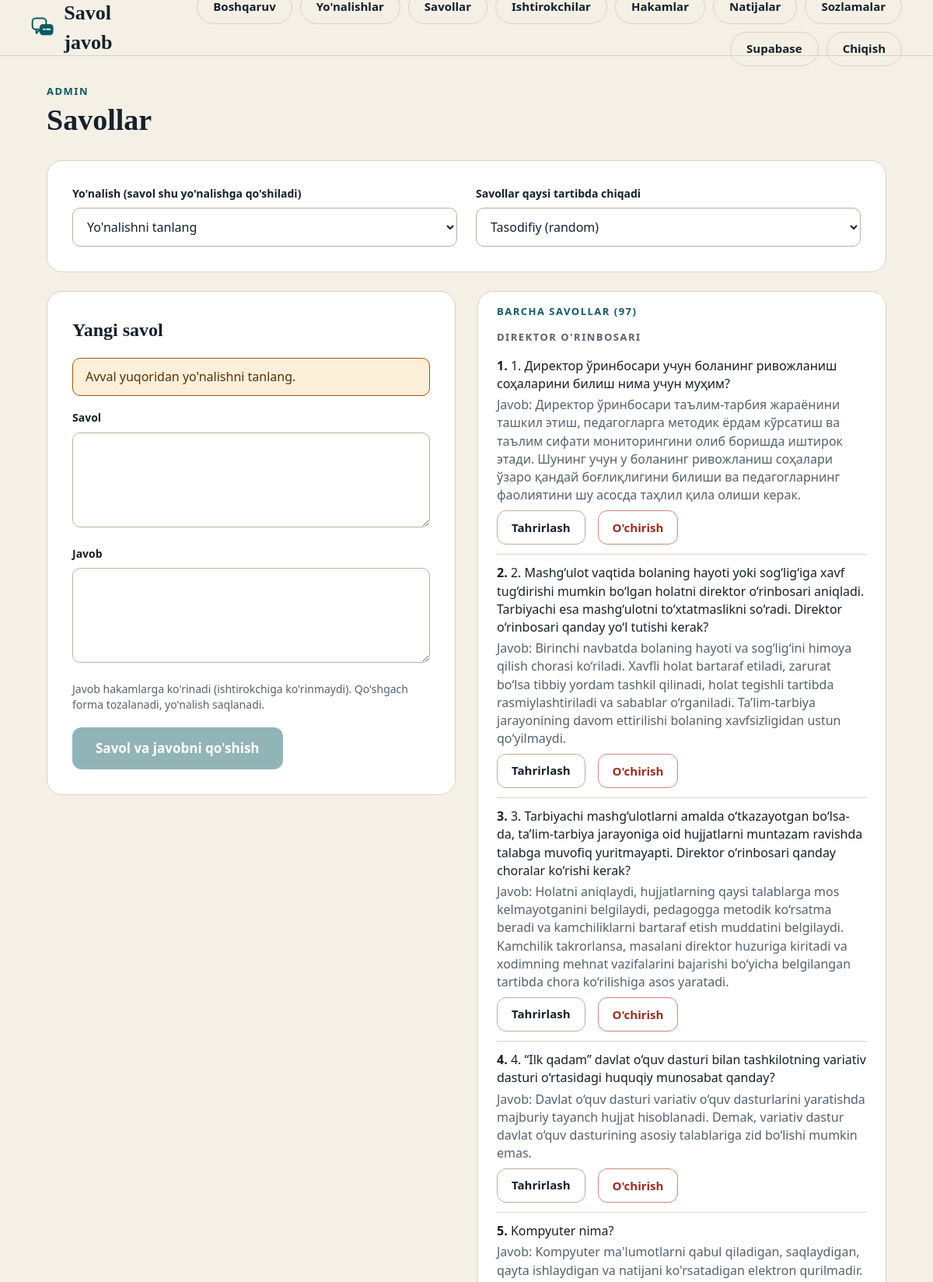
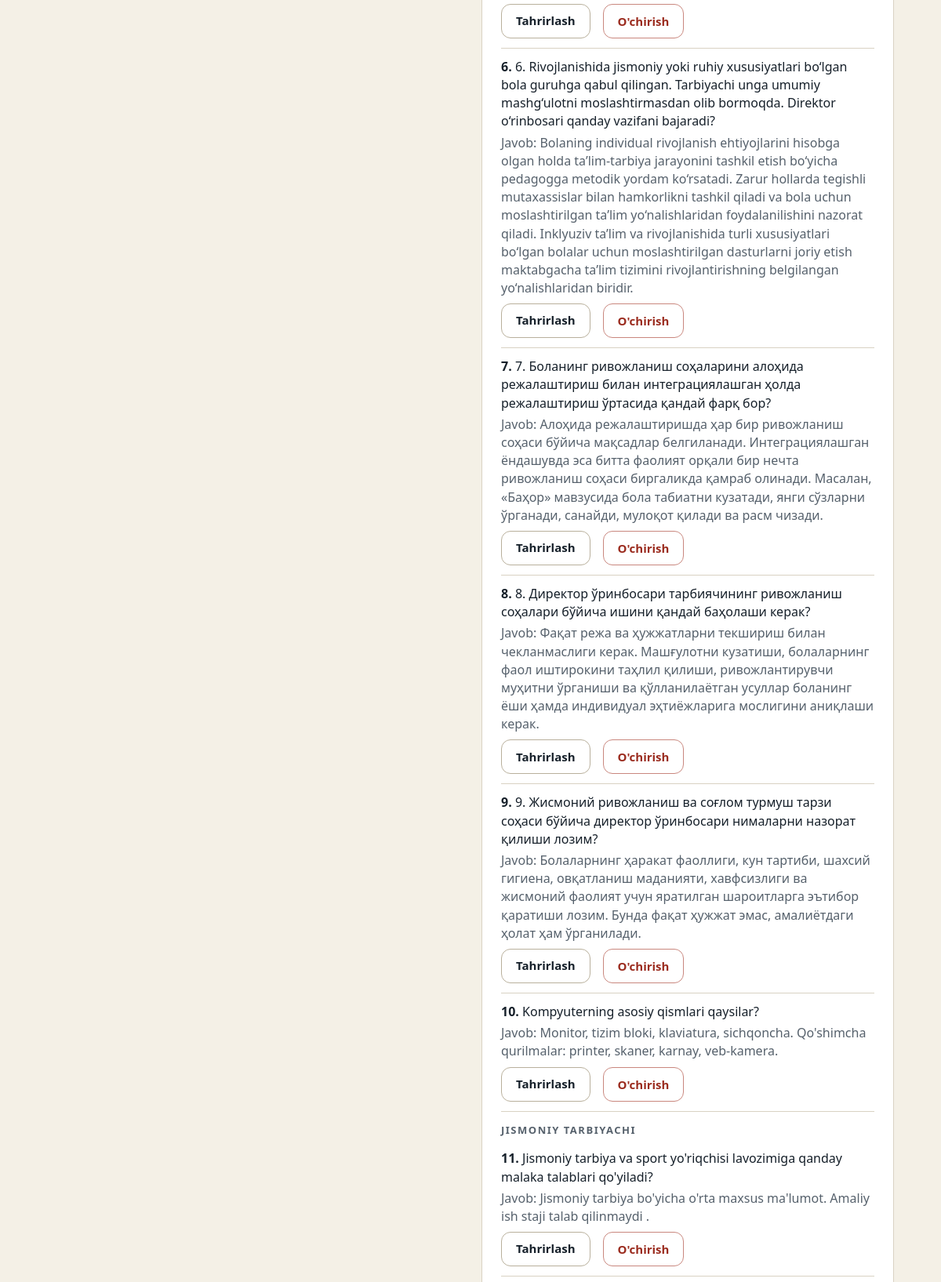
Page /admin/savollar (signed in, upper part) on the committed database (2 pictures, top to bottom).
### tables this page shows
CREATE TABLE questions(
  id INTEGER PRIMARY KEY, direction_id INTEGER, text TEXT NOT NULL, answer TEXT DEFAULT '');

CREATE TABLE directions(
  id INTEGER PRIMARY KEY, name TEXT NOT NULL UNIQUE);

### app.py (the view, shortened to what this page needs)
@app.route("/admin/savollar", methods=["GET", "POST"])
def admin_questions():
    admin_only()
    dirs = q("SELECT * FROM directions ORDER BY name")
    flt = request.args.get("d", type=int)
    edit = request.args.get("edit", type=int)
    eq = q("SELECT * FROM questions WHERE id=?", (edit,), one=True) if edit else None
    if eq:
        flt = eq["direction_id"]
    sql = """SELECT qu.id, qu.text, qu.answer, qu.direction_id, d.name AS dname FROM questions qu
             LEFT JOIN directions d ON d.id=qu.direction_id"""
    items = q(sql + (" WHERE qu.direction_id=? ORDER BY qu.id" if flt else " ORDER BY d.name, qu.id"),
              (flt,) if flt else ())
    return render_template("admin_questions.html", dirs=dirs, items=items, flt=flt, eq=eq,
                           order=get_setting("q_order"), nq=get_setting("n_questions"))

### app.py (called while the page is built)
@app.context_processor
def _inject_use_pg():
    return {"use_pg": USE_PG}

def db():
    if "db" not in g:
        if USE_PG:
            g.db = PG_POOL.getconn()
        else:
            g.db = sqlite3.connect(DB_PATH, timeout=10)
            g.db.row_factory = sqlite3.Row
    return g.db

def q(sql, args=(), one=False):
    conn = db()
    if USE_PG:
        cur = conn.cursor(cursor_factory=psycopg2.extras.RealDictCursor)
        cur.execute(_adapt(sql), args)
        rows = cur.fetchall()
        cur.close()
    else:
        rows = conn.execute(sql, args).fetchall()
    return (rows[0] if rows else None) if one else rows

def get_setting(key):
    r = q("SELECT value FROM settings WHERE key=?", (key,), one=True)
    return r["value"] if r else DEFAULTS.get(key)

def admin_only():
    if not session.get("admin"):
        abort(redirect(url_for("admin_login")))

### templates/admin_questions.html (shortened to what this page needs)
{% extends "base.html" %}
{% block nav %}{% include "_admin_nav.html" %}{% endblock %}
{% block body %}
<div class="stack" style="gap:24px">
  <div><div class="eyebrow">Admin</div><h1 style="font-size:38px">Savollar</h1></div>
  {% if not dirs %}
  <div class="card"><p style="margin:0">Avval yo'nalish qo'shing (masalan, Dasturlash yoki Matematika). <a class="btn sm" href="{{ url_for('admin_directions') }}" style="margin-left:12px">Yo'nalishlar menyusi</a></p></div>
  {% else %}
  <div class="card row" style="gap:24px;align-items:flex-end;flex-wrap:wrap">
    <form method="get" style="flex:1;min-width:240px">
      <label for="dsel">Yo'nalish (savol shu yo'nalishga qo'shiladi)</label>
      <select id="dsel" name="d" onchange="this.form.submit()"><option value="">Yo'nalishni tanlang</option>{% for d in dirs %}<option value="{{ d.id }}" {% if flt == d.id %}selected{% endif %}>{{ d.name }}</option>{% endfor %}</select>
    </form>
    <form method="post" action="{{ url_for('admin_questions_order') }}" style="flex:1;min-width:240px">
      <label for="order">Savollar qaysi tartibda chiqadi</label>
      <select id="order" name="order" onchange="this.form.submit()"><option value="random" {% if order != 'sequential' %}selected{% endif %}>Tasodifiy (random)</option></select>
    </form>
  </div>
  <div class="grid2" style="align-items:start">
    <form method="post" class="card stack">
      <h2 style="font-size:24px">{% if eq %}Savolni tahrirlash{% else %}Yangi savol{% endif %}</h2>
      {% if not flt %}<div class="flash" style="margin:0">Avval yuqoridan yo'nalishni tanlang.</div>{% endif %}
      <div><label for="question">Savol</label><textarea id="question" name="question" rows="4" required {% if not flt %}disabled{% endif %}>{{ eq.text if eq else '' }}</textarea></div>
      <div><label for="answer">Javob</label><textarea id="answer" name="answer" rows="4" {% if not flt %}disabled{% endif %}>{{ eq.answer if eq else '' }}</textarea></div>
      <div class="muted" style="font-size:14px">Javob hakamlarga ko'rinadi (ishtirokchiga ko'rinmaydi). Qo'shgach forma tozalanadi, yo'nalish saqlanadi.</div>
      <div class="row"><button class="btn" type="submit" {% if not flt %}disabled{% endif %}>{% if eq %}Saqlash{% else %}Savol va javobni qo'shish{% endif %}</button>
        {% if eq %}<a class="btn ghost" href="{{ url_for('admin_questions', d=flt) }}">Bekor qilish</a>{% endif %}</div>
    </form>
    <div class="card" style="padding:16px 24px">
      <div class="eyebrow" style="margin-bottom:6px">{% if flt %}Shu yo'nalishdagi savollar ({{ items|length }}){% else %}Barcha savollar ({{ items|length }}){% endif %}</div>
      {% set ns = namespace(last=None) %}
      {% for it in items %}
      {% if not flt and it.dname != ns.last %}{% set ns.last = it.dname %}<div class="eyebrow" style="margin:14px 0 4px;color:var(--mut)">{{ it.dname or 'Yo\'nalishsiz' }}</div>{% endif %}
      <div style="padding:12px 0;border-bottom:1px solid var(--line)">
        <div><b>{{ loop.index }}.</b> {{ it.text }}</div>
        <div class="muted" style="margin:4px 0 8px">Javob: {{ it.answer if it.answer else '—' }}</div>
        <div class="row">
          <a class="btn ghost sm" href="{{ url_for('admin_questions', edit=it.id) }}">Tahrirlash</a>
          <form method="post" action="{{ url_for('admin_question_delete', qid=it.id) }}" onsubmit="return confirm('Savol o\'chirilsinmi?')"><button class="btn danger sm" type="submit">O'chirish</button></form>
        </div>
      </div>
      {% else %}<p class="muted">Bu yerda savol yo'q.</p>{% endfor %}
    </div>
  </div>
  {% endif %}
</div>
{% endblock %}

### static/style.css (style rules this page uses)
:root { --ink:#16202A;--mut:#56616C;--acc:#0E5A62;--tint:#DCEBEA;--line:#D9D2C3;--bg:#F4F0E6;--amb:#A65305;--bd:#B9B09C }
* { box-sizing:border-box }
body { margin:0;background:var(--bg);color:var(--ink);font-family:system-ui,-apple-system,"Segoe UI",sans-serif;font-size:16px;line-height:1.45 }
h1,h2,h3,.disp { font-family:Georgia,"Times New Roman",serif;font-weight:600;margin:0 }
a { color:var(--acc) }
.card { background:#fff;border:1px solid var(--line);border-radius:20px;padding:32px }
.grid2 { display:grid;grid-template-columns:1fr 1fr;gap:28px }
.row { display:flex;gap:16px;align-items:center }
.stack { display:flex;flex-direction:column;gap:18px }
label { display:block;font-size:14px;font-weight:600;margin-bottom:8px }
input,select,textarea { width:100%;height:50px;border:1px solid var(--bd);border-radius:10px;padding:0 14px;font-size:16px;font-family:inherit;color:var(--ink);background:#fff }
textarea { height:auto;padding:12px 14px;line-height:1.5 }
.btn { display:inline-flex;align-items:center;justify-content:center;gap:10px;height:54px;padding:0 30px;border-radius:12px;background:var(--acc);color:#fff;border:none;font-size:17px;font-weight:600;cursor:pointer;text-decoration:none;font-family:inherit }
.btn.ghost { background:transparent;color:var(--ink);border:1px solid var(--bd) }
.btn.danger { background:transparent;color:#9B2C1F;border:1px solid #C9877E }
.btn:disabled { opacity:.45;cursor:not-allowed }
.btn.sm { height:44px;padding:0 18px;font-size:15px }
.eyebrow { font-size:13px;font-weight:600;letter-spacing:1.5px;text-transform:uppercase;color:var(--acc) }
.muted { color:var(--mut) }
.flash { background:#FBEFD9;border:1px solid var(--amb);color:#5B3003;padding:12px 16px;border-radius:10px;margin-bottom:18px;font-weight:500 }

### rows in the picture
questions: name "DIREKTOR O'RINBOSARI", text "1. Директор ўринбосари учун боланинг ривожланиш соҳаларини билиш нима учун муҳим?", answer "Директор ўринбосари таълим-тарбия жараёнини ташкил этиш, педагогларга методик ёрдам кўрсатиш ва таълим сифати мониторингини олиб боришда иштирок этади. Шунинг учун у боланинг ривожланиш соҳалари ўзаро қандай боғлиқлигини билиши ва педагогларнинг фаолиятини шу асосда таҳлил қила олиши керак."
questions: text "2. Mashg‘ulot vaqtida bolaning hayoti yoki sog‘lig‘iga xavf tug‘dirishi mumkin bo‘lgan holatni direktor o‘rinbosari aniqladi. Tarbiyachi esa mashg‘ulotni to‘xtatmaslikni so‘radi. Direktor o‘rinbosari qanday yo‘l tutishi kerak?", answer "Birinchi navbatda bolaning hayoti va sog‘lig‘ini himoya qilish chorasi ko‘riladi. Xavfli holat bartaraf etiladi, zarurat bo‘lsa tibbiy yordam tashkil qilinadi, holat tegishli tartibda rasmiylashtiriladi va sabablar o‘rganiladi. Ta’lim-tarbiya jarayonining davom ettirilishi bolaning xavfsizligidan ustun qo‘yilmaydi."
questions: text "3. Tarbiyachi mashg‘ulotlarni amalda o‘tkazayotgan bo‘lsa-da, ta’lim-tarbiya jarayoniga oid hujjatlarni muntazam ravishda talabga muvofiq yuritmayapti. Direktor o‘rinbosari qanday choralar ko‘rishi kerak?", answer "Holatni aniqlaydi, hujjatlarning qaysi talablarga mos kelmayotganini belgilaydi, pedagogga metodik ko‘rsatma beradi va kamchiliklarni bartaraf etish muddatini belgilaydi. Kamchilik takrorlansa, masalani direktor huzuriga kiritadi va xodimning mehnat vazifalarini bajarishi bo‘yicha belgilangan tartibda chora ko‘rilishiga asos yaratadi."
questions: text "4. “Ilk qadam” davlat o‘quv dasturi bilan tashkilotning variativ dasturi o‘rtasidagi huquqiy munosabat qanday?", answer "Davlat o‘quv dasturi variativ o‘quv dasturlarini yaratishda majburiy tayanch hujjat hisoblanadi. Demak, variativ dastur davlat o‘quv dasturining asosiy talablariga zid bo‘lishi mumkin emas."
questions: text "Kompyuter nima?", answer "Kompyuter ma'lumotlarni qabul qiladigan, saqlaydigan, qayta ishlaydigan va natijani ko'rsatadigan elektron qurilmadir."
questions: text "6. Rivojlanishida jismoniy yoki ruhiy xususiyatlari bo‘lgan bola guruhga qabul qilingan. Tarbiyachi unga umumiy mashg‘ulotni moslashtirmasdan olib bormoqda. Direktor o‘rinbosari qanday vazifani bajaradi?", answer "Bolaning individual rivojlanish ehtiyojlarini hisobga olgan holda ta’lim-tarbiya jarayonini tashkil etish bo‘yicha pedagogga metodik yordam ko‘rsatadi. Zarur hollarda tegishli mutaxassislar bilan hamkorlikni tashkil qiladi va bola uchun moslashtirilgan ta’lim yo‘nalishlaridan foydalanilishini nazorat qiladi. Inklyuziv ta’lim va rivojlanishida turli xususiyatlari bo‘lgan bolalar uchun moslashtirilgan dasturlarni joriy etish maktabgacha ta’lim tizimini rivojlantirishning belgilangan yo‘nalishlaridan biridir."
questions: text "7. Боланинг ривожланиш соҳаларини алоҳида режалаштириш билан интеграциялашган ҳолда режалаштириш ўртасида қандай фарқ бор?", answer "Алоҳида режалаштиришда ҳар бир ривожланиш соҳаси бўйича мақсадлар белгиланади. Интеграциялашган ёндашувда эса битта фаолият орқали бир нечта ривожланиш соҳаси биргаликда қамраб олинади. Масалан, «Баҳор» мавзусида бола табиатни кузатади, янги сўзларни ўрганади, санайди, мулоқот қилади ва расм чизади."
questions: text "8. Директор ўринбосари тарбиячининг ривожланиш соҳалари бўйича ишини қандай баҳолаши керак?", answer "Фақат режа ва ҳужжатларни текшириш билан чекланмаслиги керак. Машғулотни кузатиши, болаларнинг фаол иштирокини таҳлил қилиши, ривожлантирувчи муҳитни ўрганиши ва қўлланилаётган усуллар боланинг ёши ҳамда индивидуал эҳтиёжларига мослигини аниқлаши керак."
questions: text "9. Жисмоний ривожланиш ва соғлом турмуш тарзи соҳаси бўйича директор ўринбосари нималарни назорат қилиши лозим?", answer "Болаларнинг ҳаракат фаоллиги, кун тартиби, шахсий гигиена, овқатланиш маданияти, хавфсизлиги ва жисмоний фаолият учун яратилган шароитларга эътибор қаратиши лозим. Бунда фақат ҳужжат эмас, амалиётдаги ҳолат ҳам ўрганилади."
questions: text "Kompyuterning asosiy qismlari qaysilar?", answer "Monitor, tizim bloki, klaviatura, sichqoncha. Qo'shimcha qurilmalar: printer, skaner, karnay, veb-kamera."
questions: name "JISMONIY TARBIYACHI", text "Jismoniy tarbiya va sport yo'riqchisi lavozimiga qanday malaka talablari qo'yiladi?", answer "Jismoniy tarbiya bo'yicha o'rta maxsus ma'lumot. Amaliy ish staji talab qilinmaydi ."

### other values in the picture
{{ items|length }} "97"
